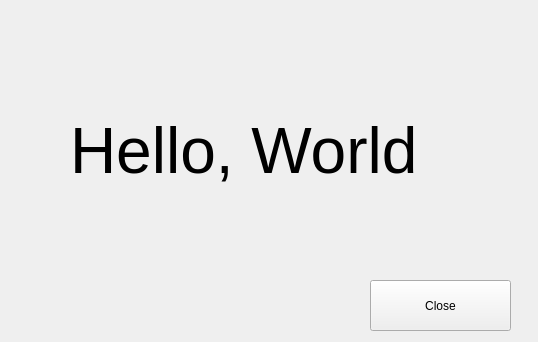
<?xml version="1.0" encoding="UTF-8"?>
<ui version="4.0">
 <class>Widget</class>
 <widget class="QWidget" name="Widget">
  <property name="geometry">
   <rect>
    <x>0</x>
    <y>0</y>
    <width>538</width>
    <height>342</height>
   </rect>
  </property>
  <property name="windowTitle">
   <string>My First Demo</string>
  </property>
  <widget class="QLabel" name="LabDemo">
   <property name="geometry">
    <rect>
     <x>70</x>
     <y>100</y>
     <width>401</width>
     <height>101</height>
    </rect>
   </property>
   <property name="font">
    <font>
     <pointsize>48</pointsize>
     <weight>50</weight>
     <bold>false</bold>
    </font>
   </property>
   <property name="text">
    <string>Hello, World</string>
   </property>
  </widget>
  <widget class="QPushButton" name="btnClose">
   <property name="geometry">
    <rect>
     <x>370</x>
     <y>280</y>
     <width>141</width>
     <height>51</height>
    </rect>
   </property>
   <property name="text">
    <string>Close</string>
   </property>
  </widget>
 </widget>
 <layoutdefault spacing="6" margin="11"/>
 <resources/>
 <connections>
  <connection>
   <sender>btnClose</sender>
   <signal>clicked()</signal>
   <receiver>Widget</receiver>
   <slot>close()</slot>
   <hints>
    <hint type="sourcelabel">
     <x>267</x>
     <y>241</y>
    </hint>
    <hint type="destinationlabel">
     <x>199</x>
     <y>149</y>
    </hint>
   </hints>
  </connection>
 </connections>
</ui>
